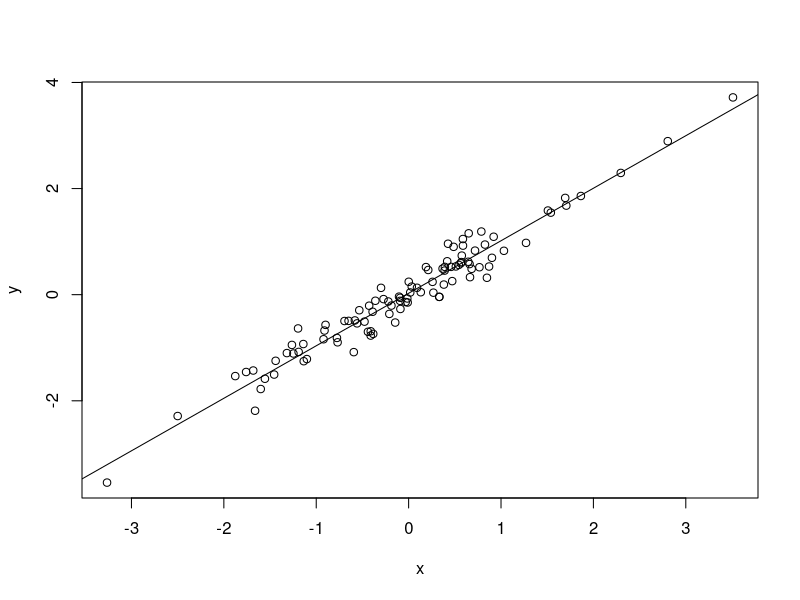
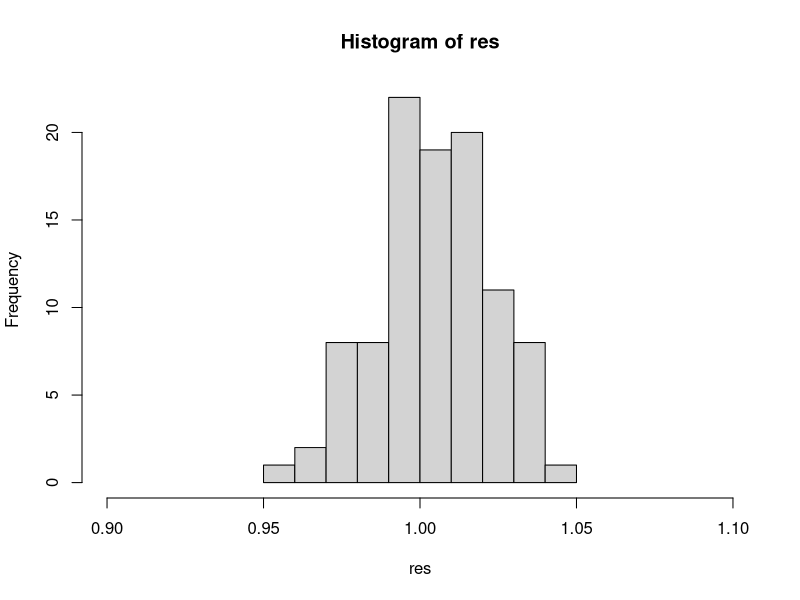

R code for these plots, in order:
# Clear memory
rm(list = ls())

# Generate random data
n = 100 # Sample size
m = 100 # Number of samples
sigma = 0.2 # Variation of u

# Illustration of what we're doing
x = rnorm(n)
y = x + sigma * rnorm(n)
reg = lm(y ~ x)
plot(x, y)
abline(reg)

# Many draws of beta1
res = c()

for (a in 1:m) {
  x = rnorm(n)
  y = x + sigma * rnorm(n)
  reg = lm(y ~ x)
  res = append(res, reg$coefficients[2])
}

hist(res, xlim = range(c(0.9, 1.1)))
?hist
